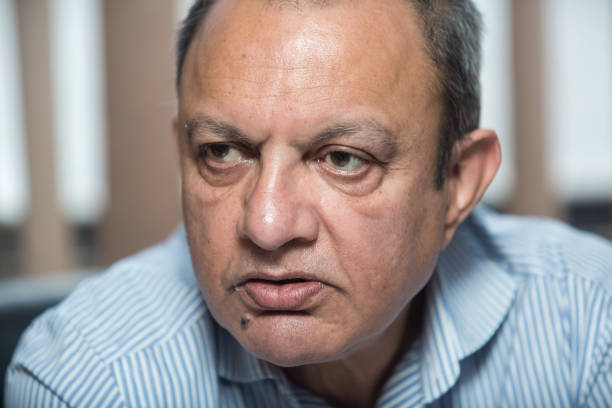
#> input picture Asad_Umar/15.jpg, 612 x 408 px; its folder holds only this picture in this run
$ python -i 2_augment_data.py   (imports and definitions only)
#> lines starting #> are read from the running program, lines starting #| are printed output that depends on the picture
"""
Data Augmentation for training dataset
Category B - Project 2: Pakistani Politician Image Classification
Apply to training set only: rotation, flipping, brightness, zoom, crop
"""

import os
import numpy as np
from pathlib import Path
from PIL import Image, ImageEnhance
import random

class DataAugmentation:
    """Apply various data augmentation techniques"""

    @staticmethod
    def rotate(image, angle_range=(-15, 15)):
        """Random rotation"""
        angle = random.uniform(angle_range[0], angle_range[1])
        return image.rotate(angle, expand=True, fillcolor='white')

    @staticmethod
    def flip(image, horizontal=True, vertical=False):
        """Flip image"""
        if random.random() > 0.5:
            if horizontal:
                image = image.transpose(Image.FLIP_LEFT_RIGHT)
            if vertical:
                image = image.transpose(Image.FLIP_TOP_BOTTOM)
        return image

    # [6 lines left out: function brightness_variation, not called in this run]

    @staticmethod
    def zoom(image, zoom_range=(0.8, 1.0)):
        """Random zoom (crop from center)"""
        zoom_factor = random.uniform(zoom_range[0], zoom_range[1])
        width, height = image.size
        new_width = int(width * zoom_factor)
        new_height = int(height * zoom_factor)

        left = (width - new_width) // 2
        top = (height - new_height) // 2
        right = left + new_width
        bottom = top + new_height

        cropped = image.crop((left, top, right, bottom))
        return cropped.resize((width, height), Image.Resampling.LANCZOS)

    @staticmethod
    def random_crop(image, crop_percent=0.1):
        """Random crop"""
        width, height = image.size
        crop_width = int(width * (1 - crop_percent))
        crop_height = int(height * (1 - crop_percent))

        left = random.randint(0, width - crop_width)
        top = random.randint(0, height - crop_height)

        cropped = image.crop((left, top, left + crop_width, top + crop_height))
        return cropped.resize((width, height), Image.Resampling.LANCZOS)

    @staticmethod
    def augment_image(image_path, augmentation_count=2):
        """Apply random augmentations to an image"""
#> called with image_path = 'Asad_Umar/15.jpg', augmentation_count = 2
        try:
            image = Image.open(image_path).convert('RGB')
#> image is the input picture: PIL image 612x408 RGB; mean R, G, B 156.6, 147.1, 144.9
            augmented_images = [image]  # Keep original

            for _ in range(augmentation_count):
                aug_image = image.copy()

                # Apply random augmentations
                if random.random() > 0.5:
                    aug_image = DataAugmentation.rotate(aug_image)
                if random.random() > 0.5:
                    aug_image = DataAugmentation.flip(aug_image, horizontal=True)
                if random.random() > 0.5:
                    aug_image = DataAugmentation.brightness_variation(aug_image)
                if random.random() > 0.5:
                    aug_image = DataAugmentation.zoom(aug_image)
                if random.random() > 0.5:
                    aug_image = DataAugmentation.random_crop(aug_image)

                augmented_images.append(aug_image)
#> this loop made 2 passes
#> pass 1, in augment_image, `aug_image = DataAugmentation.rotate(aug_image)`:
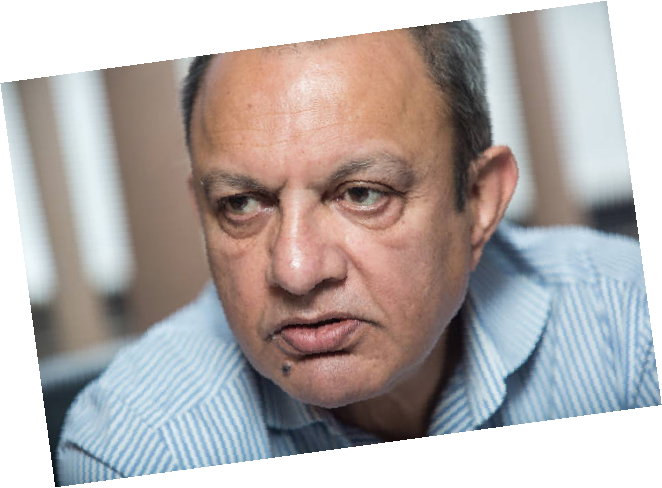
#> aug_image: PIL image 662x488 RGB; mean R, G, B 178.9, 171.6, 169.9
#> pass 1, in zoom, `cropped = image.crop((left, top, right, bottom))`:
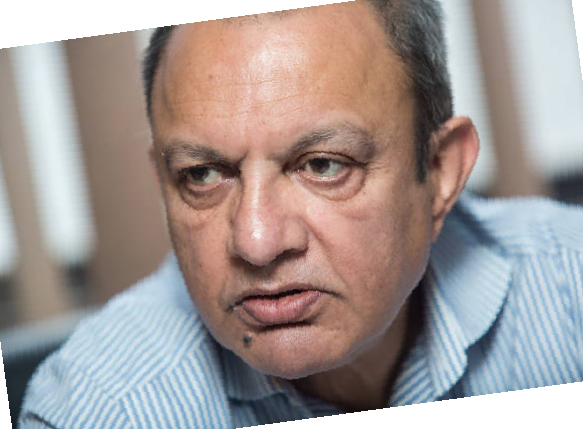
#> cropped: PIL image 583x429 RGB; mean R, G, B 163.4, 152.8, 149.9
#> pass 1, in random_crop, `cropped = image.crop((left, top, left + crop_width, top + crop_height))`:
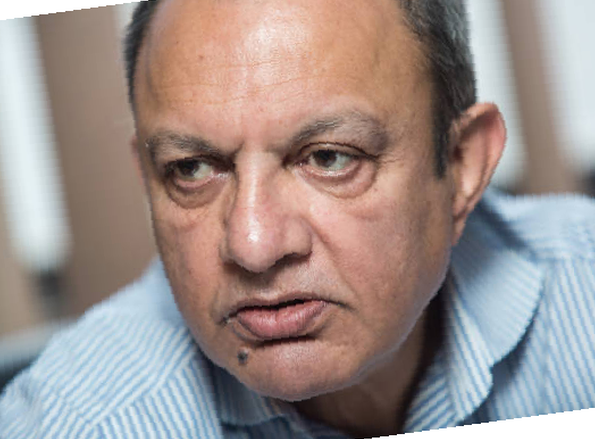
#> cropped: PIL image 595x439 RGB; mean R, G, B 158, 144.2, 140.3
#> after the loop, augmented_images = 3 items

            return augmented_images
        except Exception as e:
            print(f"Error processing {image_path}: {e}")
            return None

# [54 lines left out: function augment_training_dataset, not called in this run]

# [10 lines not run here, left out]

>>> result = DataAugmentation().augment_image('Asad_Umar/15.jpg')
#> result = 3 items

$ run again, on Asad_Umar/19.jpg
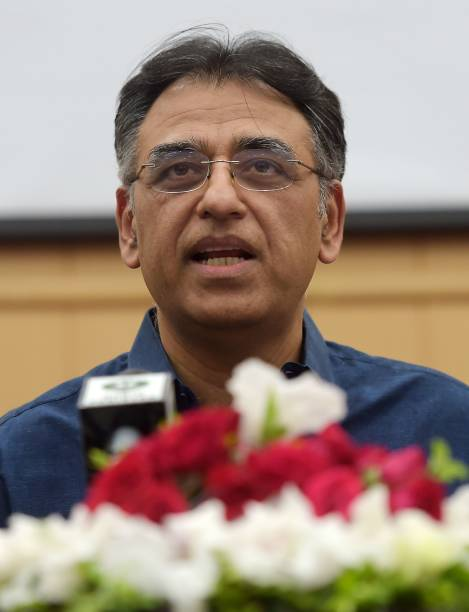
#> input picture Asad_Umar/19.jpg, 469 x 612 px
#> in augment_image, image is the input picture: PIL image 469x612 RGB; mean R, G, B 155.9, 135, 122.6
#> the loop in augment_image, `for _ in range(augmentation_count):` made 2 passes
#> pass 1, in augment_image, `aug_image = DataAugmentation.rotate(aug_image)`:
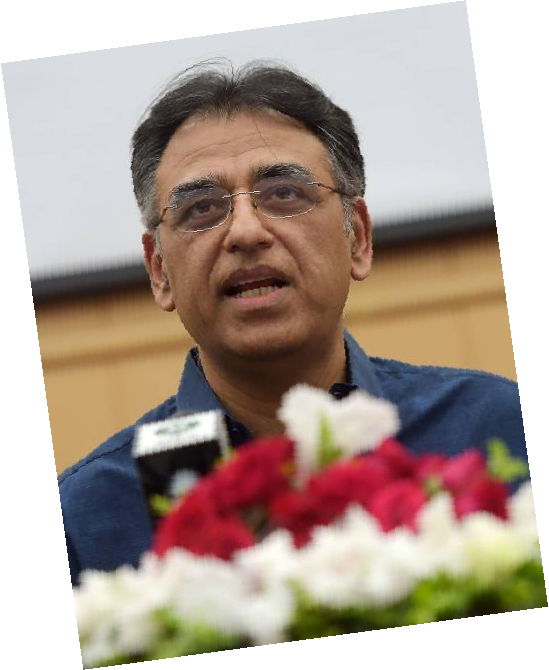
#> aug_image: PIL image 549x670 RGB; mean R, G, B 177.6, 161.4, 151.6
#> pass 1, in random_crop, `cropped = image.crop((left, top, left + crop_width, top + crop_height))`:
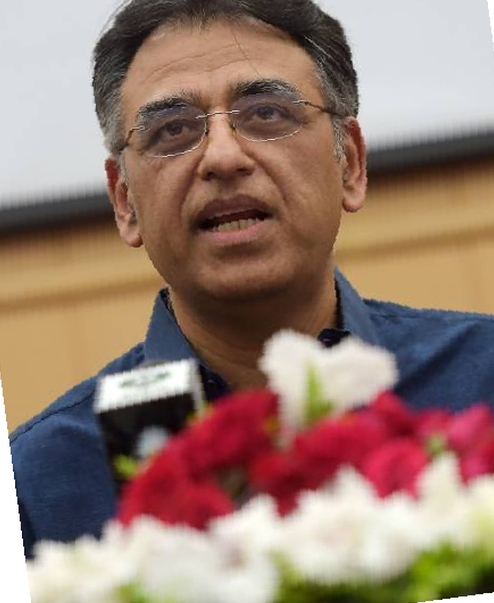
#> cropped: PIL image 494x603 RGB; mean R, G, B 152, 126.2, 114
#> after the loop in augment_image, `for _ in range(augmentation_count):`: augmented_images = 3 items

$ run again, on Asad_Umar/21.jpg
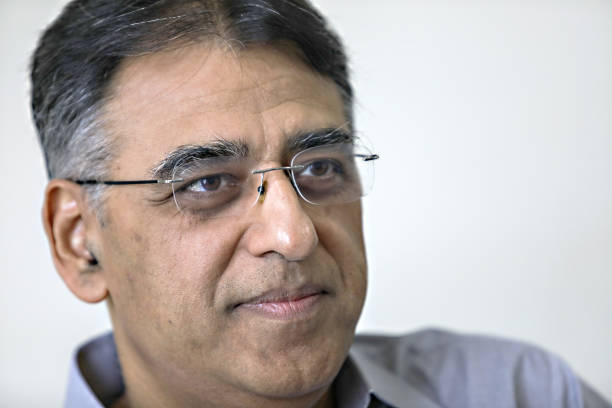
#> input picture Asad_Umar/21.jpg, 612 x 408 px
#> in augment_image, image is the input picture: PIL image 612x408 RGB; mean R, G, B 181.7, 173, 170.4
#> the loop in augment_image, `for _ in range(augmentation_count):` made 2 passes
#> pass 1, in augment_image, `aug_image = DataAugmentation.rotate(aug_image)`:
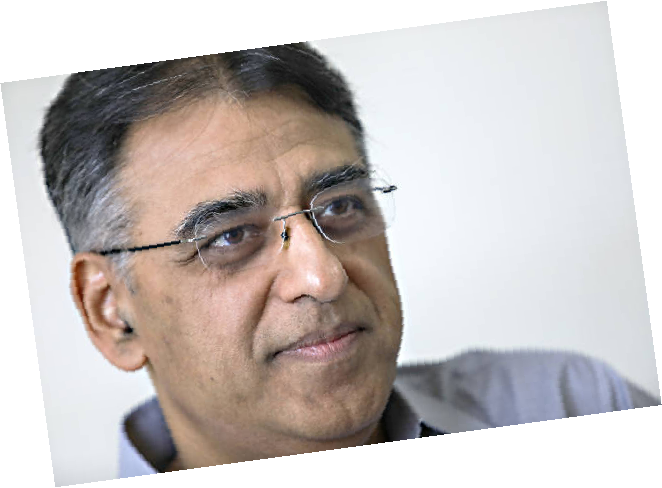
#> aug_image: PIL image 662x488 RGB; mean R, G, B 198.3, 191.6, 189.6
#> pass 1, in random_crop, `cropped = image.crop((left, top, left + crop_width, top + crop_height))`:
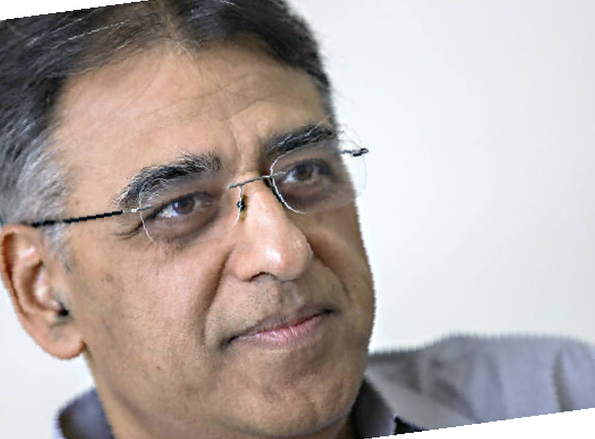
#> cropped: PIL image 595x439 RGB; mean R, G, B 178.7, 167.7, 163.8
#> after the loop in augment_image, `for _ in range(augmentation_count):`: augmented_images = 3 items
